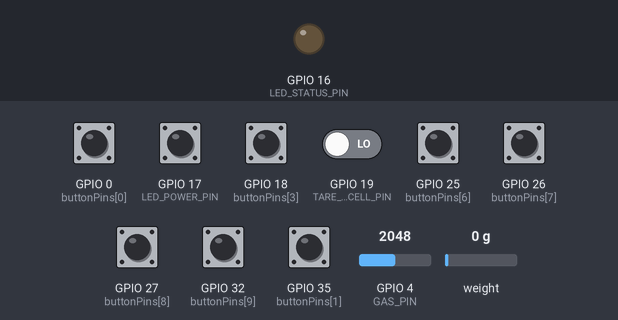
This sketch was run on a simulated ESP32. Parts: output pins drawn as LEDs (lit = HIGH). Dashed ring = blinking. Inputs (shaded band) come from the test bench; at power-on: GPIO 0 (buttonPins[0]), GPIO 17 (LED_POWER_PIN), GPIO 18 (buttonPins[3]), GPIO 25 (buttonPins[6]), GPIO 26 (buttonPins[7]), GPIO 27 (buttonPins[8]), GPIO 32 (buttonPins[9]), GPIO 35 (buttonPins[1]) HIGH, GPIO 19 (TARE_LOADCELL_PIN) LOW, GPIO 4 (GAS_PIN) = 2048, weight on the scale 0 g. EEPROM starts erased; USB keyboard and mouse output is not drawn; what the sketch prints to the serial monitor is not drawn.

Above: at 1.2 s.
1.3 s: GPIO 19 (TARE_LOADCELL_PIN) driven HIGH
At 3.5 s:
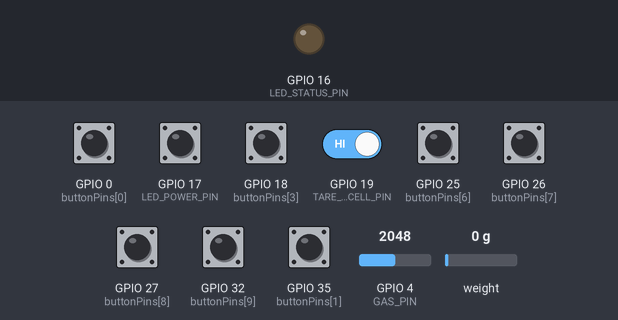
3.8 s: GPIO 0 (buttonPins[0]) pulled LOW for 1 s
At 6.1 s:
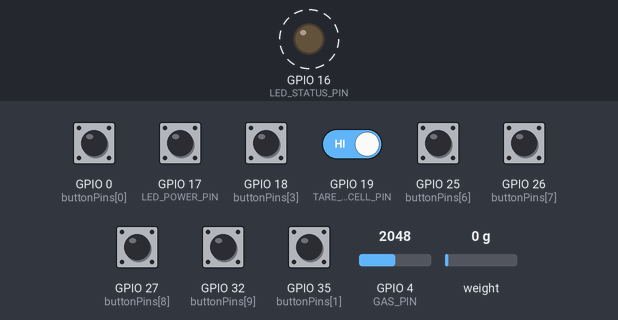
7.1 s: GPIO 17 (LED_POWER_PIN) pulled LOW for 1 s
At 8.8 s:
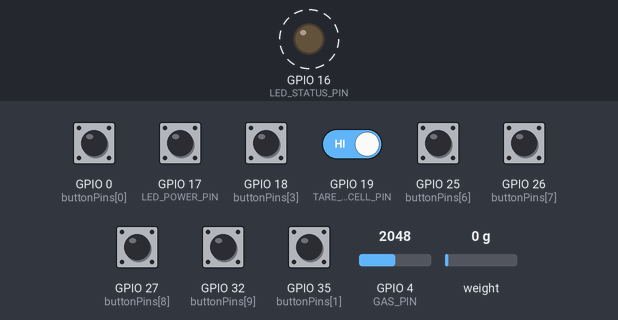
10.5 s: GPIO 18 (buttonPins[3]) pulled LOW for 1 s
At 11.7 s:
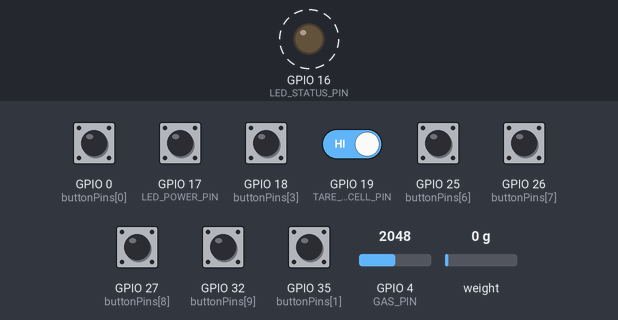
Timing chart, 0 to 13.9 s (numbered marks = the images above; inputs shaded):
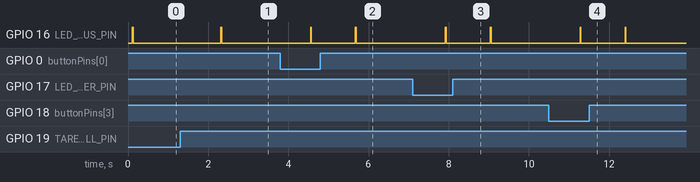

The sketch:

speedpeg-pedals.ino
```cpp
#include <BleGamepad.h>
#include <EEPROM.h>
#include "HX711.h"

#define numOfButtons        10
#define numOfHatSwitches    0
#define enableX             false
#define enableY             false
#define enableZ             false
#define enableRZ            false
#define enableRX            false
#define enableRY            false
#define enableSlider1       false
#define enableSlider2       false
#define enableRudder        false
#define enableThrottle      true
#define enableAccelerator   true
#define enableBrake         true
#define enableSteering      false

byte previousButtonStates[numOfButtons];
byte currentButtonStates[numOfButtons];
byte buttonPins[numOfButtons] = { 0, 35, 17, 18, 19, 23, 25, 26, 27, 32 };
byte physicalButtons[numOfButtons] = { 1, 2, 3, 4, 5, 6, 7, 8, 9, 10 };

#define GAS_PIN 4
#define BRAKE_PIN 23
#define CLUTCH_PIN 0
#define TARE_LOADCELL_PIN 19
#define LED_POWER_PIN 17
#define LED_STATUS_PIN 16

BleGamepad bleGamepad("SpeedPeg Driving Controller", "SpeedPeg", 100);

#define BITS_12_RANGE_LIMIT 4095 // 12-bit range

struct Pedal {
  byte pin;
  HX711 loadcell;
  bool useLoadcell;
  float min, max, cur;
  int axis;
};

static Pedal* gasPedal = 0;
static Pedal* brakePedal = 0;
static Pedal* clutchPedal = 0;

struct EepromData
{
  float gasMin, gasMax, brakeMin, brakeMax, clutchMin, clutchMax;
  int neverSalvedIndicator; // 100 = salved, outher = never salved
};

void loadFromEEPROM()
{
  EepromData fromEEPROM;
  EEPROM.begin(512);
  EEPROM.get(0, fromEEPROM);

  if (fromEEPROM.neverSalvedIndicator == 100) {
    gasPedal->min = fromEEPROM.gasMin;
    gasPedal->max = fromEEPROM.gasMax;
    brakePedal->min = fromEEPROM.brakeMin;
    brakePedal->max = fromEEPROM.brakeMax;
    clutchPedal->min = fromEEPROM.clutchMin;
    clutchPedal->max = fromEEPROM.clutchMax;
  }
}

void saveToEEPROM()
{
  EepromData toEEPROM;

  toEEPROM.gasMin = gasPedal->min;
  toEEPROM.gasMax = gasPedal->max;
  toEEPROM.brakeMin = brakePedal->min;
  toEEPROM.brakeMax = brakePedal->max;
  toEEPROM.clutchMin = clutchPedal->min;
  toEEPROM.clutchMax = clutchPedal->max;
  toEEPROM.neverSalvedIndicator = 100;

  EEPROM.begin(512);
  EEPROM.put(0, toEEPROM);
  EEPROM.commit();
}

void setup()
{
  Serial.begin(115200);

  pinMode(LED_POWER_PIN, OUTPUT);
  pinMode(LED_STATUS_PIN, OUTPUT);

  digitalWrite(LED_POWER_PIN, HIGH);

  bleGamepad.setAutoReport(false);
  bleGamepad.setControllerType(CONTROLLER_TYPE_GAMEPAD);  //CONTROLLER_TYPE_JOYSTICK, CONTROLLER_TYPE_GAMEPAD (DEFAULT), CONTROLLER_TYPE_MULTI_AXIS
  bleGamepad.begin(numOfButtons,numOfHatSwitches,enableX,enableY,enableZ,enableRZ,enableRX,enableRY,enableSlider1,enableSlider2,enableRudder,enableThrottle,enableAccelerator,enableBrake,enableSteering);

  // BUTTONS

  for (byte currentPinIndex = 0 ; currentPinIndex < numOfButtons ; currentPinIndex++)
  {
    pinMode(buttonPins[currentPinIndex], INPUT_PULLUP);
    previousButtonStates[currentPinIndex] = HIGH;
    currentButtonStates[currentPinIndex] =  HIGH;
  }

  // PEDALS

  // Para poderem ser usados como ponteiros genéricos no parametro de processPedal()
  Pedal* gas = new Pedal();
  Pedal* brake = new Pedal();
  Pedal* clutch = new Pedal();

  gas->pin = GAS_PIN;
  brake->pin = BRAKE_PIN;
  clutch->pin = CLUTCH_PIN;

  gas->min = -32767;
  gas->max = 32767;

  clutch->min = -32767;
  clutch->max = 32767;

  // Min e max são automaticamente descobertos ao pressionar a loadcell pela primeira vez
  brake->min = 500000;
  brake->max = 0;

  //Set accelerator and brake to min
  bleGamepad.setAccelerator(gas->min);
  bleGamepad.setBrake(brake->min);
  bleGamepad.setThrottle(clutch->min);

  brake->useLoadcell = true;
  brake->loadcell.begin(brake->pin /* dout pin */, 22 /* sck pin */);
  brake->loadcell.set_scale(1.0);
  brake->loadcell.set_offset(0);

  gasPedal = gas;
  brakePedal = brake;
  clutchPedal = clutch;

  pinMode(GAS_PIN, INPUT);
  pinMode(TARE_LOADCELL_PIN, INPUT);

  loadFromEEPROM();
}

bool processPedal(struct Pedal* pedal, bool debug = false) {

  bool result = false;

  float raw_value = pedal->cur;

  if ((pedal->useLoadcell ) && (pedal->loadcell.is_ready())) {
    raw_value = pedal->loadcell.get_units() * 0.453592; //This multiples the original value by 0.454 to convert from lbs to kg.
  }
  else {
    raw_value = analogRead(pedal->pin);
  }

  result = raw_value != pedal->cur;

  if (result) {

      pedal->cur = raw_value;

      bool needSalveToEeprom = false;

      if (pedal->useLoadcell) {

        float oldValue;
        if (pedal->cur >= 0) {
          oldValue = pedal->min;
          pedal->min = min(pedal->cur, pedal->min);
          needSalveToEeprom = pedal->min < oldValue;
        }

        oldValue = pedal->max;
        pedal->max = max(pedal->cur, pedal->max);
        needSalveToEeprom = needSalveToEeprom || (pedal->max > oldValue);

        pedal->axis = map(pedal->cur, pedal->min, pedal->max, 0, BITS_12_RANGE_LIMIT);
        pedal->axis = pedal->axis < 0 ? 0 : pedal->axis;
      }
      else {
        pedal->axis = map(pedal->cur, 0, BITS_12_RANGE_LIMIT, -32767, 32767);
      }

      if (needSalveToEeprom)
        saveToEEPROM();

      if (debug) {
        Serial.print("pedal->pin: ");
        Serial.print(pedal->pin);

        Serial.print(" | pedal->axis: ");
        Serial.print(pedal->axis);

        Serial.print(" | pedal->cur: ");
        Serial.print(pedal->cur);

        Serial.print(" | pedal->min: ");
        Serial.print(pedal->min);

        Serial.print(" | pedal->max: ");
        Serial.print(pedal->max);

        Serial.print(" | pedal->useLoadcell: ");
        Serial.print(pedal->useLoadcell);

        Serial.print(" | Need Salve to EEPROM: ");
        Serial.println(needSalveToEeprom);
      }
   }

   return result;
}

void loop()
{
  bool status_changed = false;

  if (bleGamepad.isConnected())
  {
    // PEDALS

    if (processPedal(brakePedal)) {
      bleGamepad.setBrake(brakePedal->axis);
      bleGamepad.sendReport();
      status_changed = true;
    }

    if (processPedal(gasPedal, true)) {
      bleGamepad.setThrottle(gasPedal->axis);
      bleGamepad.sendReport();
      status_changed = true;
    }

    int buttonTareLoadcellState = digitalRead(TARE_LOADCELL_PIN);
    if (buttonTareLoadcellState == HIGH) {
      if (brakePedal->loadcell.is_ready()) {
        brakePedal->loadcell.tare();
        Serial.println("Loadcell tared");
      }
    }

    // BUTTONS

    for (byte currentIndex = 0 ; currentIndex < numOfButtons ; currentIndex++) {
      currentButtonStates[currentIndex]  = digitalRead(buttonPins[currentIndex]);

      if (currentButtonStates[currentIndex] != previousButtonStates[currentIndex]) {
        if(currentButtonStates[currentIndex] == LOW) {
          bleGamepad.press(physicalButtons[currentIndex]);
          status_changed = true;
        }
        else {
          bleGamepad.release(physicalButtons[currentIndex]);
          status_changed = true;
        }
      }
    }

    if (currentButtonStates != previousButtonStates) {
      for (byte currentIndex = 0 ; currentIndex < numOfButtons ; currentIndex++) {
        previousButtonStates[currentIndex] = currentButtonStates[currentIndex];
      }

      bleGamepad.sendReport();
    }
  }

  if (status_changed) {
    digitalWrite(LED_STATUS_PIN, HIGH);
  }

  delay(20);

  digitalWrite(LED_STATUS_PIN, LOW);
}
```

Measured:
- after the input at 1.3 s, GPIO 16 (LED_STATUS_PIN): LOW → HIGH after 1.0 s, → LOW 0.02 s later
- after the input at 3.8 s, GPIO 16 (LED_STATUS_PIN): alternates HIGH for 0.02 s and LOW for 1.1 s, starting after 0.75 s
- after the input at 7.1 s, GPIO 16 (LED_STATUS_PIN): alternates HIGH for 0.02 s and LOW for 1.1 s, starting after 0.82 s
- after the input at 10.5 s, GPIO 16 (LED_STATUS_PIN): alternates HIGH for 0.02 s and LOW for 1.1 s, 4 changes in all, then stays LOW, starting after 0.78 s
